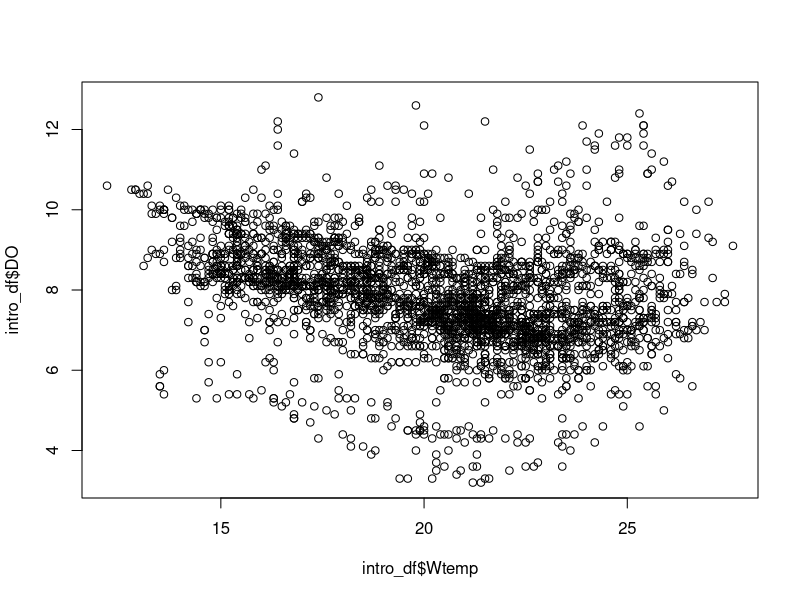
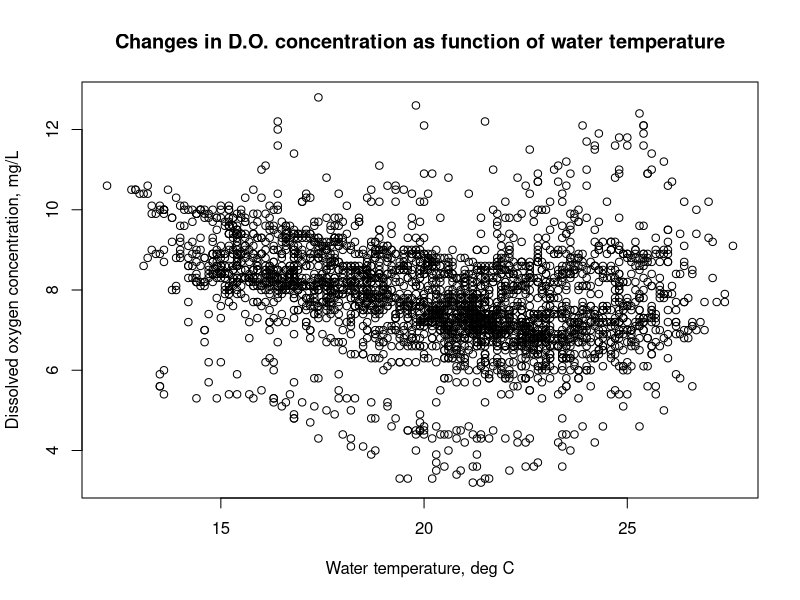

Source code (R) for these figures, in order: (Note: this script raises an error after producing the figures.)
## ---- chunk 1
library(knitr)

knit_hooks$set(plot=function(x, options) {
  sprintf("<img src='../%s%s-%d.%s'/ title='%s'/>", 
          options$fig.path, options$label, options$fig.cur, options$fig.ext, options$fig.cap)

})

opts_chunk$set(
  echo=TRUE,
  fig.path="static/Explore/",
  fig.width = 6,
  fig.height = 6,
  fig.cap = "TODO"
)
## ---- chunk 2
intro_df <- read.csv("data/course_NWISdata_cleaned.csv", stringsAsFactors = FALSE, 
                     colClasses = c("character", rep(NA, 7)))
## ---- chunk 3
summary(intro_df)
## ---- chunk 4
range(intro_df$Flow)
## ---- chunk 5
IQR(intro_df$Wtemp, na.rm=TRUE)
IQR(intro_df$Wtemp_F, na.rm=TRUE)
## ---- chunk 6
quantile(intro_df$pH, na.rm=TRUE)
## ---- chunk 7
quantile(intro_df$pH, probs=c(0.025, 0.975), na.rm=TRUE)
## ---- chunk 8

## ---- chunk 9
plot(intro_df$Wtemp, intro_df$DO)
## ---- chunk 10
plot(intro_df$Wtemp, intro_df$DO,
     main="Changes in D.O. concentration as function of water temperature",
     xlab="Water temperature, deg C", ylab="Dissolved oxygen concentration, mg/L")
## ---- chunk 11
#get a data frame with only the measured values (ignore Wtemp_F since only units differ from Wtemp)
library(dplyr)
intro_df_data <- select(intro_df, -site_no, -dateTime, -Flow_cd, -Wtemp_F)
plot(intro_df_data)
## ---- chunk 12
#get a data frame with only the first site values
sites <- unique(intro_df$site_no)
intro_df_site1 <- filter(intro_df, site_no == sites[1])

#now keep only measured values
intro_df_site1_data <- select(intro_df_site1, -site_no, -dateTime, -Flow_cd)

#create the pairs plot
plot(intro_df_site1_data)
## ---- chunk 13
boxplot(intro_df$DO, main="Boxplot of D.O. Concentration", ylab="Concentration")
## ---- chunk 14
boxplot(intro_df$DO ~ intro_df$site_no, 
        main="Boxplot of D.O. Concentration by Site", ylab="Concentration")
## ---- chunk 15
hist(intro_df$pH)
hist(intro_df$pH, breaks=4)
## ---- chunk 16
wtemp_ecdf <- ecdf(intro_df$Wtemp)
plot(wtemp_ecdf)
## ---- chunk 17

## ---- chunk 18
library(dplyr)

class(intro_df)

# Group the data frame
intro_df_grouped <- group_by(intro_df, site_no)
class(intro_df_grouped)
## ---- chunk 19
intro_df_summary <- summarize(intro_df_grouped, mean(Flow), mean(Wtemp))
intro_df_summary
## ---- chunk 20
intro_df_summary <- summarize(intro_df_grouped, mean(Flow, na.rm=TRUE), mean(Wtemp, na.rm=TRUE))
intro_df_summary
## ---- chunk 21
intro_df_2DO <- mutate(intro_df, DO_2 = runif(n=nrow(intro_df), min = 5.0, max = 18.0))
head(intro_df_2DO)
## ---- chunk 22
head(mutate(intro_df_2DO, max_DO = max(DO, DO_2)))
## ---- chunk 23
class(intro_df_2DO)

intro_df_2DO_byrow <- rowwise(intro_df_2DO)
class(intro_df_2DO_byrow)

#Add a column that gives max DO
intro_df_DO_max <- mutate(intro_df_2DO_byrow, max_DO = max(DO, DO_2))
head(intro_df_DO_max)
## ---- chunk 24

